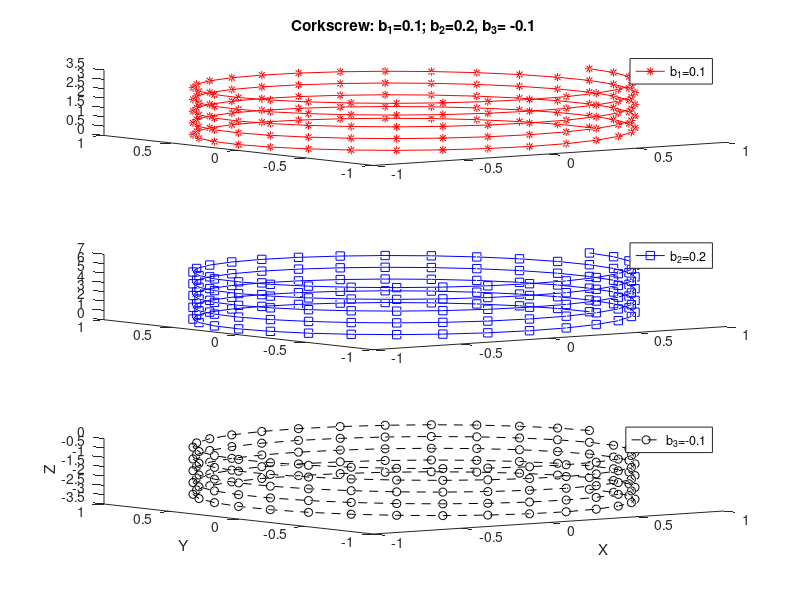
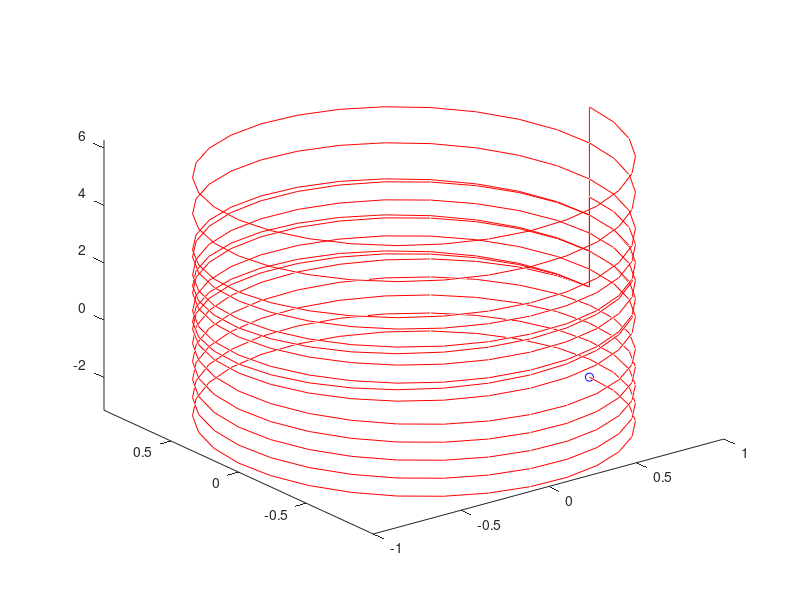
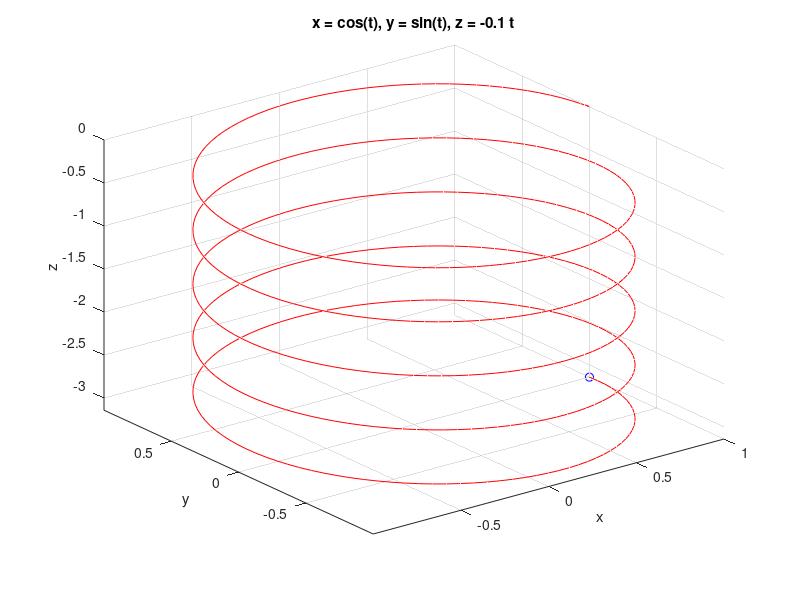

Here is the MATLAB script that generated these plots, in order:
% plot_ex21.m - Amusement ride - corkscrew plot in 3D
close all
t=0:pi/15:10*pi; a=1; x=a.*cos(t); y=a.*sin(t);
% case (a)
b1=0.1; z1=b1.*t;
% case (b)
b2=0.2; z2=b2.*t; 
% case (c) 
b3=-0.1; z3=b3.*t;
subplot(311); plot3(x, y, z1, 'r*-'); legend('b_1=0.1')
title('Corkscrew: b_1=0.1; b_2=0.2, b_3= -0.1');
subplot(312); plot3(x, y, z2, 'bs-'); legend('b_2=0.2')
subplot(313); plot3(x, y, z3, 'ko--');legend('b_3=-0.1')
xlabel('X'); ylabel('Y'); zlabel('Z'); 
figure(2); X=[x,x,x]; Y=[y,y,y]; Z=[z1,z2,z3];
comet3(X,Y,Z); % Animated plot
%% Alternative animated plot with ezplot
figure(3); 
ezplot3('cos(t)','sin(t)', '0.1*t', [0,10*pi], 'animate'); hold on
ezplot3('cos(t)', 'sin(t)', '0.2*t', [0, 10*pi], 'animate'),
ezplot3('cos(t)', 'sin(t)', '-0.1*t', [0, 10*pi], 'animate')
